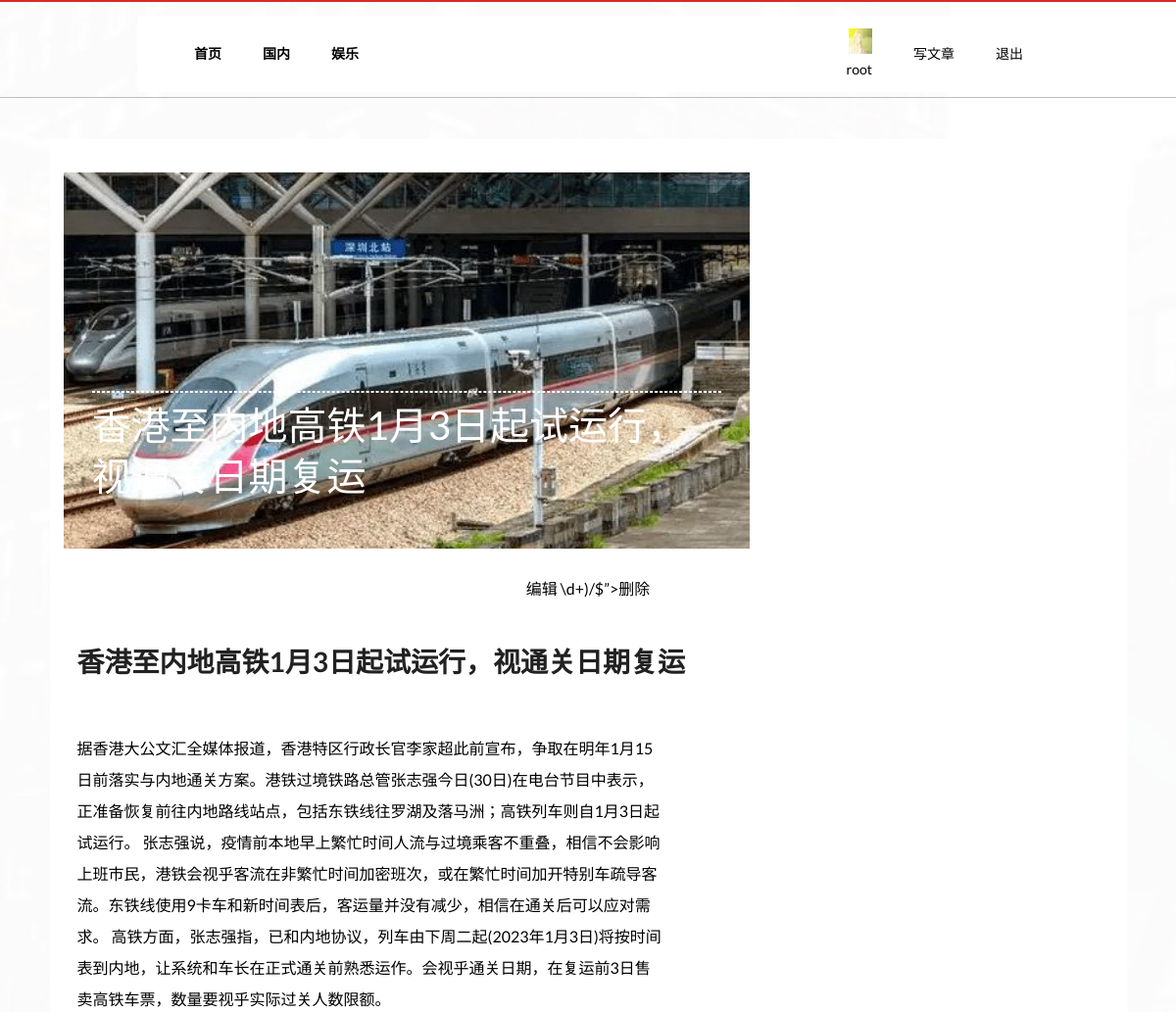
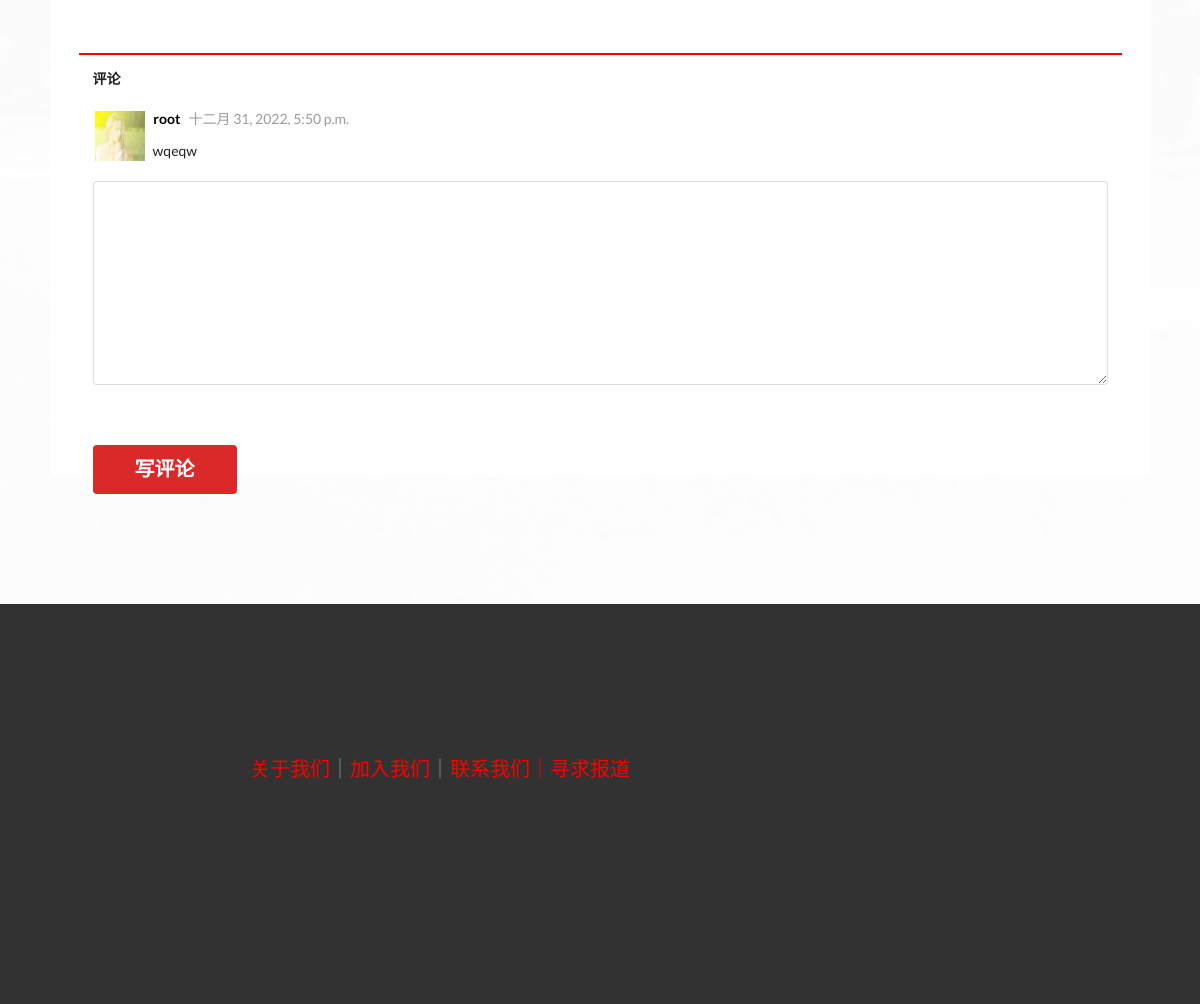
The app's page /detail/3/ (signed in) with its own data (2 pictures, top to bottom).
### news_2105010240/models.py (models this page shows, shortened)
class Category(models.Model):
    name = models.CharField(max_length=40, null=False)  # 分类名

class UserProfile(models.Model):
    belong_to = models.OneToOneField(to=User, related_name="profile",on_delete=models.CASCADE)  # 所属用户
    avatar = models.FileField(upload_to='avatar')  # 用户头像

class Article(models.Model):
    title = models.CharField(max_length=100, null=False)  # 标题
    intro = models.CharField(max_length=1000)  # 导语
    abstract = models.TextField()  # 摘要
    category = models.ForeignKey(Category, related_name="cate",on_delete=models.CASCADE)  # 连接分类表的外键，多对一关系
    content = models.TextField(null=False)  # 内容
    publish_time = models.DateTimeField(null=False, default=now)  # 发布时间
    image = models.FileField(upload_to='article_image')  # 文章配图

class Comment(models.Model):
    belong_article = models.ForeignKey(Article, related_name='article',on_delete=models.CASCADE)  # 评论所属的文章
    belong_user = models.ForeignKey(User, related_name='user',on_delete=models.CASCADE)  # 评论者
    words = models.CharField(max_length=200, null=False)  # 评论内容
    created = models.DateTimeField(null=False, default=now)  # 评论时间

### news_2105010240/views.py (the view, shortened to what this page needs)
# urls.py: url('detail/(?P<article_id>\d+)/$', detail, name='detail'),
def detail(request, article_id):
    cates = Category.objects.all().order_by("-id")  # 分类列表
    editor_recommendtop3 = Best.objects.filter(select_reason="编辑推荐")[:3]
    editor_recommendtop3list = [i.select_article for i in editor_recommendtop3]  # 取出三篇编辑推荐作为大标题
    editor_recommend = Best.objects.filter(select_reason="编辑推荐")[3:10]
    editor_recommendlist = [i.select_article for i in editor_recommend]  # 再取出七篇编辑推荐
    article = Article.objects.get(id=article_id)
    comments = Comment.objects.filter(belong_article=article)
    form = CommentForm()
    context = {}
    context = {
        "cates": cates,
        "editor_recommendtop3list": editor_recommendtop3list,
        "editor_recommendlist": editor_recommendlist,
        "article": article,
        "comments": comments,
        "form": form
    }
    return render(request, 'detail.html', context=context)

### news_2105010240/forms.py
class CommentForm(forms.Form):
    comment = forms.CharField(widget=forms.Textarea(),validators=[words_validator])

### templates/detail.html (shortened to what this page needs)
{% extends 'base.html' %}
{% block content%}
    <div class="post">
 <div class="ui basic segment container">
      <div class="ui horizontal basic segments bodycontent">
        <div class="ui segment bodyleft" style="border:none;box-shadow:none;">
          <div class="ui basic segment articleimg" style="background:url('/upload/{{article.image}}');background-size: cover;
          background-repeat: no-repeat;">
            <hr>
            <div class="image-text" >
             {{article.title}}
            </div>
          </div>
          <div class="ui center aligned basic segment abstract">
 <p class="meta"><a href="/editpage/{{p.id}}">编辑</a> <span><a href=“deletepage/(?P<cate_id>\d+)/$”>删除</a></span> </p>
          </div>
          <div class="ui basic segment articledetail">
            <h1>{{article.title}}</h1>
            <p>
            <p style="color:#000000;width:600px;font-size:16px;margin-top:20px;line-height:2;">
              {{article.content}}
          <div class="ui basic segment comment">
            <p ><b>评论</b></p>
            {% for comment in comments %}
            <div class="comment" style="margin-top:22px;margin-bottom:20px;">
              <div class="ui image" style="height:50px;width:50px;">
                <img src="/upload/{{ comment.belong_user.profile.avatar }}" style="height:50px;width:50px;" alt="" />
              </div>
               <span class="time">&nbsp;&nbsp;&nbsp;<b style="color:black;">{{comment.belong_user.username}}</b>&nbsp;&nbsp;&nbsp;{{comment.created}}</span>
               <span class="black-reply">&nbsp;&nbsp;&nbsp;{{comment.words}}</span>
            </div>
           {% endfor %}
           <form class="ui error form"  method="post" >
             {{form.comment}}
             {% if request.user.is_authenticated %}
             <button class="ui red button" style="width:144px;height:49px;position:relative;top:60px;" type="submit">
                   <span style="color: #ffffff;font-size: 20px;font-weight: bold;">写评论</span>
             </button>
             {% endif %}
           </form>
          </div>
        </div>
      </div>
     </div>
</div>
{% endblock %}

### templates/base.html (shortened to what this page needs)
<!DOCTYPE html>
{% load static %}
<html lang="en">
  <head>
    <link rel="stylesheet" href="{% static 'css/semantic.css' %}" media="screen" title="no title" >
    <link rel="stylesheet" href="{% static 'css/index.css' %}" media="screen" title="no title" >
  <link rel="stylesheet" href="{% static 'css/detail.css' %}" media="screen" title="no title" >
  <link rel="stylesheet" href="{% static 'css/login.css' %}" media="screen" title="no title">
  <link rel="stylesheet" href="{% static 'css/register.css' %}" media="screen" title="no title" >
  <link rel="stylesheet" href="{% static 'css/profile.css' %}" media="screen" title="no title" >
  </head>
  <body>
    <div class="ui red basic segment  topmenu">
      <div class="ui borderless menu container" style="border:0;box-shadow:none;">
          <div class="header item" style="margin-right:10px;">
          </div>
          <div class="item" style="margin-right:10px;">
            <a href="{% url 'index' %}">首页</a>
          </div>
          {% for cate in cates %}
          <div class="item" style="margin-right:10px;">
            <a href="/category/{{cate.id}}">{{cate.name}}</a>
          </div>
          {% endfor%}
        <div class="right menu login">
        {% if request.user.is_authenticated %}
          <div class="item">
            <a href="{% url 'profile' %}"><div class="ui image">
                <img src="/upload/{{ request.user.profile.avatar }}" style="height:26px;width:24px;" alt="" />
            </div>
            <p style="margin-right:10px;margin-top:6px;color:black;">{{ request.user.username }}</p>
            </a>
          </div>
          <div class="item">
              <a href="/addpage">写文章　　　</a>
            <a href="{% url "logout" %}">退出</a>
            </div>
        {% endif %}
        </div>
      </div>
    </div>
    {% block content%}内容 {% endblock %}
          </div>
    <div class="ui basic segment bottomblack">
    <p style="color:red;margin-top:50px;font-size:20px;">
      关于我们<span style="color:rgb(143, 143, 143)">｜</span>加入我们<span style="color:rgb(143, 143, 143)">｜</span>联系我们｜寻求报道
    </p>
  </div>
  </body>
</html>

### static/css/index.css (style rules this page uses)
a { color: black }
.ui.red.basic.segment.topmenu { height: 100px; padding-left:140px; padding-right: 140px; border-bottom: 1px solid rgb(189, 189, 189); }
.ui.borderless.menu.container > .item > a { color: black; font-weight: bold; }
.ui.horizontal.basic.segments { box-shadow: none; }
.ui.basic.segment.bottomblack { height: 400px; background-color: rgb(50,50,50); padding-left: 250px; padding-top: 100px; }

### static/css/detail.css (style rules this page uses)
a { color:black; }
.ui.red.basic.segment.topmenu { height: 100px; padding-left:140px; padding-right: 140px; border-bottom: 1px solid rgb(189, 189, 189); }
.ui.borderless.menu.container > .item > a { color: black; font-weight: bold; }
.ui.horizontal.basic.segments.bodycontent { padding-top: 20px; border-radius: 0; border: none; box-shadow: none; }
.ui.segment.bodyleft { width: 700px; }
.ui.basic.segment.articleimg { width: 700px; height: 384px; padding-top: 216px; padding-right: 29px; padding-left: 29px; }
.ui.basic.segment.articleimg > hr { border : 1px dashed white; }
.image-text { color: white; font-size: 40px; line-height: 1.3; }
.ui.center.aligned.basic.segment.abstract { width: 200px; margin: 0 auto; color: #9b9b9b; font-size: 16px; font-weight: normal; line-height: 3; }
.ui.basic.segment.comment { margin-top: 50px; border-top: 2px solid red; }
.comment { position: relative; margin-top: 60px; }
.time { color: #9b9b9b; position: relative; top:-15px; }
.black-reply { position: absolute; bottom:0; left: 52px; }
.ui.basic.segment.bottomblack { height: 400px; background-color: rgb(50,50,50); padding-left: 250px; padding-top: 100px; margin-top: 100px; }

### static/css/login.css (style rules this page uses)
body { background-image:url(../images/login/backgroundimg.png); background-size: cover; background-repeat: no-repeat; }
img { margin-left: 2px; }

### static/css/register.css (style rules this page uses)
body { background-image:url(../images/login/backgroundimg.png); background-size: cover; background-repeat: no-repeat; }
img { margin-left: 2px; }

### static/css/profile.css (style rules this page uses)
body { background-image:url(../images/login/backgroundimg.png); background-size: cover; background-repeat: no-repeat; }
img { margin-left: 2px; }

### records on screen
Category: name "国内"
Category: name "娱乐"
Article: image (picture), title "香港至内地高铁1月3日起试运行，视通关日期复运", content "据香港大公文汇全媒体报道，香港特区行政长官李家超此前宣布，争取在明年1月15日前落实与内地通关方案。港铁过境铁路总管张志强今日(30日)在电台节目中表示，正准备恢复前往内地路线站点，包括东铁线往罗湖及落马洲；高铁列车则自1月3日起试运行。 张志强说，疫情前本地早上繁忙时间人流与过境乘客不重叠，相信不会影响上班市民，港铁会视乎客流在非繁忙时间加密班次，或在繁忙时间加开特别车疏导客流。东铁线使用9卡车和新时间表后，客运量并没有减少，相信在通关后可以应对需求。 高铁方面，张志强指，已和内地协议，列车由下周二起(2023年1月3日)将按时间表到内地，让系统和车长在正式通关前熟悉运作。会视乎通关日期，在复运前3日售卖高铁车票，数量要视乎实际过关人数限额。"
Comment: belong_user.profile.avatar (picture), belong_user.username "root", created "十二月 31, 2022, 5:50 p.m.", words "wqeqw"

### other values on screen
{{ request.user.username }} "root"
